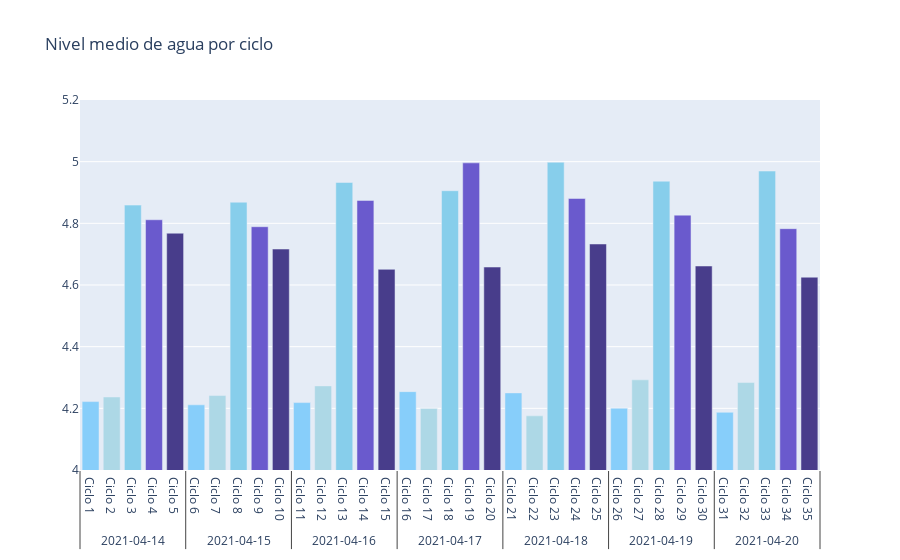

Notebook code for this chart:
### Code cell
fig_h2o_cycle = go.Figure()     
fig_h2o_cycle.add_trace(go.Bar(x=[df_resume_cycle['inicio_ciclo'].dt.date,df_resume_cycle['ciclo']], y=df_resume_cycle['h2o_mean'], marker_color= colors))
fig_h2o_cycle.update_layout( title_text='Nivel medio de agua por ciclo')
fig_h2o_cycle.update_layout(yaxis= dict(range=[4, 5.2]))

### Figure 1 — Plotly figure (JSON) as saved in the notebook; plotly's stock layout.template omitted (floating-point values rounded to 4 significant figures)
{"data": [{"marker": {"color": ["lightskyblue", "LightBlue", "skyblue", "slateblue", "darkslateblue", "lightskyblue", "LightBlue", "skyblue", "slateblue", "darkslateblue", "lightskyblue", "LightBlue", "skyblue", "slateblue", "darkslateblue", "lightskyblue", "LightBlue", "skyblue", "slateblue", "darkslateblue", "lightskyblue", "LightBlue", "skyblue", "slateblue", "darkslateblue", "lightskyblue", "LightBlue", "skyblue", "slateblue", "darkslateblue", "lightskyblue", "LightBlue", "skyblue", "slateblue", "darkslateblue"]}, "type": "bar", "x": [["2021-04-14", "2021-04-14", "2021-04-14", "2021-04-14", "2021-04-14", "2021-04-15", "2021-04-15", "2021-04-15", "2021-04-15", "2021-04-15", "2021-04-16", "2021-04-16", "2021-04-16", "2021-04-16", "2021-04-16", "2021-04-17", "2021-04-17", "2021-04-17", "2021-04-17", "2021-04-17", "2021-04-18", "2021-04-18", "2021-04-18", "2021-04-18", "2021-04-18", "2021-04-19", "2021-04-19", "2021-04-19", "2021-04-19", "2021-04-19", "2021-04-20", "2021-04-20", "2021-04-20", "2021-04-20", "2021-04-20"], ["Ciclo 1", "Ciclo 2", "Ciclo 3", "Ciclo 4", "Ciclo 5", "Ciclo 6", "Ciclo 7", "Ciclo 8", "Ciclo 9", "Ciclo 10", "Ciclo 11", "Ciclo 12", "Ciclo 13", "Ciclo 14", "Ciclo 15", "Ciclo 16", "Ciclo 17", "Ciclo 18", "Ciclo 19", "Ciclo 20", "Ciclo 21", "Ciclo 22", "Ciclo 23", "Ciclo 24", "Ciclo 25", "Ciclo 26", "Ciclo 27", "Ciclo 28", "Ciclo 29", "Ciclo 30", "Ciclo 31", "Ciclo 32", "Ciclo 33", "Ciclo 34", "Ciclo 35"]], "y": [4.222, 4.237, 4.859, 4.812, 4.768, 4.211, 4.241, 4.869, 4.789, 4.717, 4.219, 4.273, 4.933, 4.874, 4.651, 4.254, 4.2, 4.906, 4.996, 4.658, 4.25, 4.176, 4.998, 4.881, 4.733, 4.201, 4.292, 4.937, 4.827, 4.662, 4.187, 4.284, 4.97, 4.783, 4.625]}], "layout": {"title": {"text": "Nivel medio de agua por ciclo"}, "yaxis": {"range": [4, 5.2]}}}
